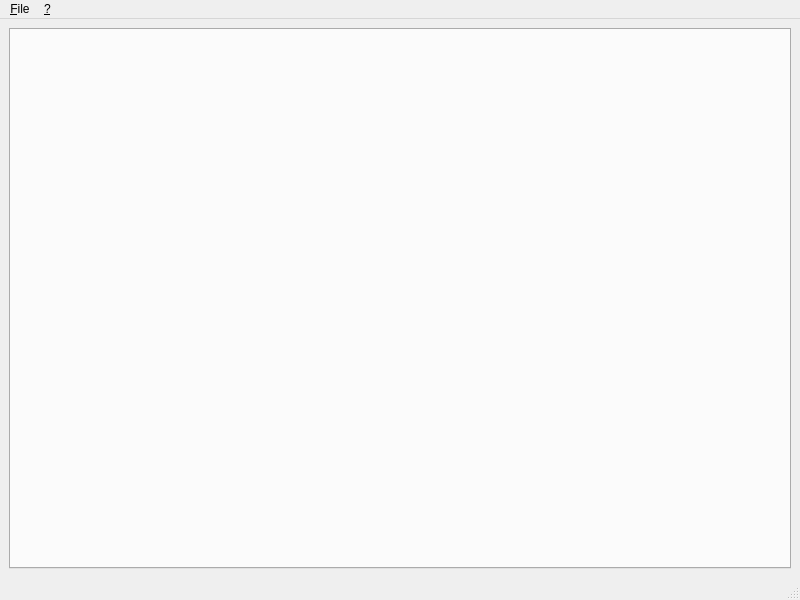
<?xml version="1.0" encoding="UTF-8"?>
<ui version="4.0">
 <class>main</class>
 <widget class="QMainWindow" name="main">
  <property name="geometry">
   <rect>
    <x>0</x>
    <y>0</y>
    <width>800</width>
    <height>600</height>
   </rect>
  </property>
  <property name="windowTitle">
   <string>Main Frame</string>
  </property>
  <widget class="QWidget" name="centralwidget">
   <layout class="QGridLayout" name="gridLayout">
    <item row="0" column="0">
     <widget class="QTabWidget" name="frameworks_bar">
     </widget>
    </item>
   </layout>
  </widget>
  <widget class="QMenuBar" name="menubar">
   <property name="geometry">
    <rect>
     <x>0</x>
     <y>0</y>
     <width>800</width>
     <height>25</height>
    </rect>
   </property>
   <widget class="QMenu" name="menu_file">
    <property name="title">
     <string>&amp;File</string>
    </property>
    <addaction name="action_quit"/>
   </widget>
   <widget class="QMenu" name="menu_help">
    <property name="title">
     <string>&amp;?</string>
    </property>
    <addaction name="action_about"/>
    <addaction name="action_about_qt"/>
   </widget>
   <addaction name="menu_file"/>
   <addaction name="menu_help"/>
  </widget>
  <widget class="QStatusBar" name="statusbar"/>
  <action name="action_quit">
   <property name="text">
    <string>&amp;Quit</string>
   </property>
  </action>
  <action name="action_about">
   <property name="text">
    <string>&amp;About...</string>
   </property>
  </action>
  <action name="action_about_qt">
   <property name="text">
    <string>About &amp;Qt</string>
   </property>
  </action>
 </widget>
 <resources/>
 <connections/>
</ui>
